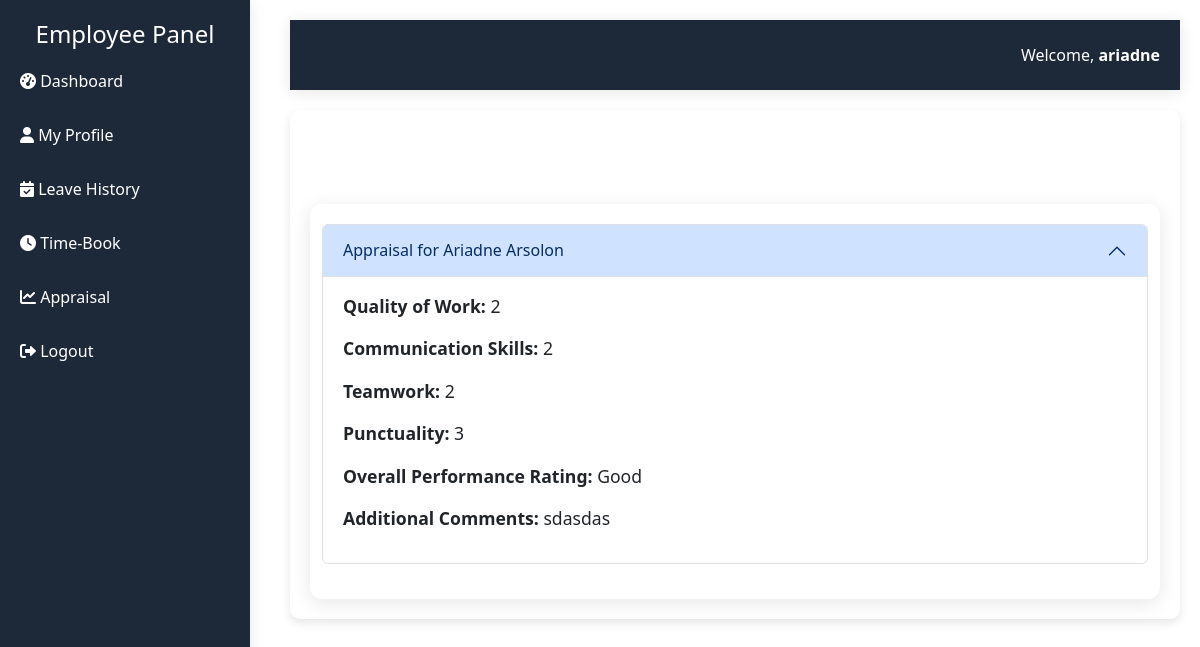
Screenshot of /employee_dashboard/view_appraisal.php (signed in) with the database file from the repository.
### tables this page shows
CREATE TABLE `appraisal` (
  `AppraisalID` int(11) NOT NULL,
  `EmployeeID` int(11) UNSIGNED NOT NULL,
  `QualityOfWork` int(5) DEFAULT NULL,
  `CommunicationSkills` int(5) DEFAULT NULL,
  `TeamWork` int(5) DEFAULT NULL,
  `Punctuality` int(5) DEFAULT NULL,
  `PerformanceRating` varchar(255) DEFAULT NULL,
  `comments` text DEFAULT NULL,
  `AppraisalDate` timestamp NOT NULL DEFAULT current_timestamp()
);

CREATE TABLE `employees` (
  `EmployeeID` int(11) UNSIGNED NOT NULL,
  `FirstName` varchar(30) NOT NULL,
  `LastName` varchar(30) NOT NULL,
  `Gender` enum('Male','Female','Other') NOT NULL,
  `Email` varchar(255) NOT NULL,
  `Phone` varchar(15) DEFAULT NULL,
  `DOB` date NOT NULL,
  `Address` text NOT NULL,
  `DepartmentID` int(11) NOT NULL,
  `PositionID` int(11) NOT NULL,
  `Hire_Date` date NOT NULL,
  `Salary` decimal(10,2) DEFAULT NULL,
  `Attendance_Percentage` float DEFAULT NULL,
  `Performance_Rating` varchar(255) DEFAULT NULL,
  `Created_At` timestamp NULL DEFAULT current_timestamp(),
  `Updated_At` timestamp NULL DEFAULT current_timestamp() ON UPDATE current_timestamp(),
  `ProfileImage` varchar(255) DEFAULT NULL
);

### employee_dashboard/view_appraisal.php (the view, shortened to what this page needs)
<?php
require_once '../config/config.php';
$userID = $_SESSION['UserID'];
$query = "SELECT EmployeeID FROM users WHERE UserID = :userID";
$stmt = $conn->prepare($query);
$stmt->bindParam(':userID', $userID, PDO::PARAM_INT);
$stmt->execute();
$user = $stmt->fetch(PDO::FETCH_ASSOC);
$employeeID = $user['EmployeeID'];
$query = "
    SELECT e.FirstName, e.LastName, a.*
    FROM appraisal a
    JOIN employees e ON a.EmployeeID = e.EmployeeID
    WHERE a.EmployeeID = :employeeID
";
$stmt = $conn->prepare($query);
$stmt->bindParam(':employeeID', $employeeID, PDO::PARAM_INT);
$stmt->execute();
$appraisals = $stmt->fetchAll(PDO::FETCH_ASSOC);
?>
<!DOCTYPE html>
<html lang="en">
<head>
    <link href="https://cdn.jsdelivr.net/npm/bootstrap@5.3.0/dist/css/bootstrap.min.css" rel="stylesheet">
</head>
<body>
<?php include(__DIR__ . '/include/sidebar.php'); ?>
<div class="content">
    <?php include(__DIR__ . '/include/header.php'); ?>
    <div class="main-content">
        <div class="form-title text-center mb-4">Employee Appraisal</div>
        <?php if ($appraisals): ?>
            <div class="container">
                <div class="accordion" id="appraisalAccordion">
                    <?php foreach ($appraisals as $index => $appraisal): ?>
                        <div class="accordion-item">
                            <h2 class="accordion-header" id="heading<?= $index ?>">
                                <button class="accordion-button <?= $index === 0 ? '' : 'collapsed' ?>"
                                        type="button"
                                        data-bs-toggle="collapse"
                                        data-bs-target="#collapse<?= $index ?>"
                                        aria-expanded="<?= $index === 0 ? 'true' : 'false' ?>"
                                        aria-controls="collapse<?= $index ?>">
                                    Appraisal for <?= htmlspecialchars($appraisal['FirstName'] . ' ' . $appraisal['LastName']) ?>
                                </button>
                            </h2>
                            <div id="collapse<?= $index ?>"
                                 class="accordion-collapse collapse <?= $index === 0 ? 'show' : '' ?>"
                                 aria-labelledby="heading<?= $index ?>"
                                 data-bs-parent="#appraisalAccordion">
                                <div class="accordion-body">
                                    <p><strong>Quality of Work:</strong> <?= $appraisal['QualityOfWork'] ?></p>
                                    <p><strong>Communication Skills:</strong> <?= $appraisal['CommunicationSkills'] ?></p>
                                    <p><strong>Teamwork:</strong> <?= $appraisal['TeamWork'] ?></p>
                                    <p><strong>Punctuality:</strong> <?= $appraisal['Punctuality'] ?></p>
                                    <p><strong>Overall Performance Rating:</strong> <?= $appraisal['PerformanceRating'] ?></p>
                                    <p><strong>Additional Comments:</strong> <?= nl2br($appraisal['comments']) ?></p>
                                </div>
                            </div>
                        </div>
                    <?php endforeach; ?>
                </div>
            </div>
        <?php else: ?>
            <p class="text-center text-muted">No appraisal data found.</p>
        <?php endif; ?>
    </div>
</div>
</body>
</html>

### employee_dashboard/view_appraisal.php (style rules this page uses)
body { font-family: Arial, sans-serif; background-color: #f4f7fa; }
.content { margin-left: 270px; padding: 20px; }
.main-content { background: #fff; border-radius: 10px; padding: 20px; box-shadow: 0px 4px 10px rgba(0, 0, 0, 0.1); }
.container { max-width: 900px; margin-top: 50px; background-color: #fff; padding: 20px; border-radius: 12px; box-shadow: 0 4px 20px rgba(0, 0, 0, 0.1); }
.accordion-item { border-radius: 10px; margin-bottom: 15px; }
.accordion-button { border-radius: 10px; background-color: #007bff; color: #fff; }
.accordion-button:not(.collapsed) { background-color: #0056b3; }
.accordion-body { font-size: 1.1em; }

### employee_dashboard/include/sidebar.php (style rules this page uses)
.content { margin-left: 270px; padding: 20px; transition: margin-left 0.3s ease; }
.text-center { color: #fff; }

### rows the page displays
appraisal: EmployeeID.LastName "Ariadne Arsolon", QualityOfWork "2", CommunicationSkills "2", TeamWork "2", Punctuality "3", PerformanceRating "Good", comments "sdasdas"

### other values shown
$_SESSION['Username'] "ariadne"
